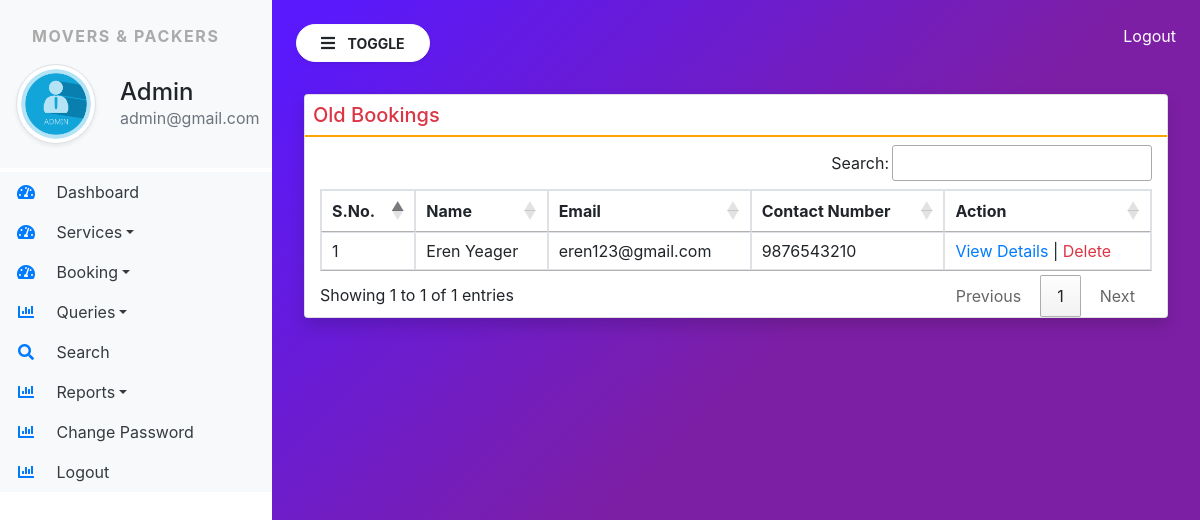
/old_booking/ (signed in), run on an earlier commit of the app's database.
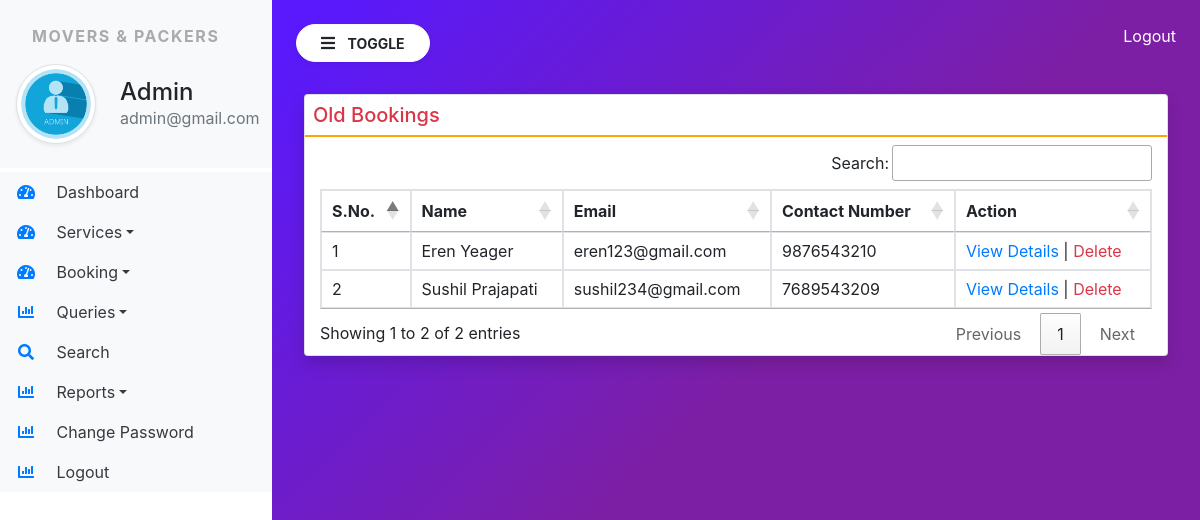
And on a later commit of the database.
### moverspackers/models.py (models this page shows, shortened)
class SiteUser(models.Model):
    name = models.CharField(max_length=100, null=True)
    email = models.CharField(max_length=100, null=True)
    mobile = models.CharField(max_length=15, null=True)
    location = models.CharField(max_length=200, null=True)
    shiftingloc = models.CharField(max_length=200, null=True)
    shiftingdate = models.DateField(null=True)
    briefitems = models.CharField(max_length=100, null=True)
    items = models.CharField(max_length=5000, null=True)
    requestdate = models.DateField(null=True)
    remark = models.CharField(max_length=500, null=True)
    status = models.CharField(max_length=30, null= True)
    updationdate = models.DateField(null=True)

### moverspackers/views.py (the view)
# urls.py: path('old_booking/', old_booking, name="old_booking"),
def old_booking(request):
    if not request.user.is_authenticated:
        return redirect('admin_login')
    booking = SiteUser.objects.filter(status="1")
    return render(request, 'old_booking.html',locals())

### moverspackers/templates/old_booking.html (shortened to what this page needs)
{% extends 'admin_base.html' %}
{% block main %}
<div class="card shadow m-2">
    <div clsss="card-body">
        <h5 class="p-2 text-danger" style="border-bottom : 2px solid orange">Old Bookings</h5>
        <div class="container-fluid">
            <table class="table table-bordered" id="example">
                <thead>
                    <tr>
                        <th>S.No.</th>
                        <th>Name</th>
                        <th>Email</th>
                        <th>Contact Number</th>
                        <th>Action</th>
                    </tr>
                </thead>
                <tbody>
                   {% for i in booking %}
                   <tr>
                       <td>{{forloop.counter}}</td>
                       <td>{{i.name}}</td>
                       <td>{{i.email}}</td>
                       <td>{{i.mobile}}</td>
                       <td><a href="{% url 'view_bookingdetail' i.id%}"  style="width:80px">View Details</a>
                       | <a href="{% url 'delete_booking' i.id%}"  class="text-danger" onclick="return confirm('Are you Sure?')">Delete</a>
                    </td>
                   </tr>
                   {% endfor %}
                </tbody>
            </table>
        </div>
    </div>
{% endblock %}

### moverspackers/templates/admin_base.html (shortened to what this page needs)
{% load static %}
<html>
    <head>
        <link rel="stylesheet" href="https://cdn.jsdelivr.net/npm/bootstrap@4.6.1/dist/css/bootstrap.min.css">
        <link rel= "stylesheet" href="{% static 'css/sidebar.css' %}">
        <link rel="stylesheet" href="https://use.fontawesome.com/releases/v5.7.0/css/all.css">
        <link rel="stylesheet" href="https://cdn.datatables.net/1.12.0/css/jquery.dataTables.min.css">
        <link rel="stylesheet" href="https://cdn.datatables.net/buttons/2.2.3/css/buttons.dataTables.min.css">
    </head>
    <body>
        <div class="bg-white vertical-nav" id="sidebar">
            <div class="py-4 px-3 bg-light mb-1">
                <p class="font-weight-bold text-uppercase px-3 sidebar-title">Movers & Packers</p>
                <div class="media d-flex align-items-center">
                    <img src="{% static 'images/admin.png' %}" width="80" height="80" class="mr-4 rounded-circle img-thumbnail shadow-sm">
                    <div class="media-body">
                        <h4 class="mb-0">Admin</h4>
                        <p class="text-muted mb-0">{{request.user.email}}</p>
                    </div>
                </div>
            </div>
            <ul class="nav flex-column bg-white">
                <li class="nav-item">
                    <a href="{% url 'admin_home' %}" class="nav-link text-dark bg-light">
                        <i class="fas fa-tachometer-alt fa-fw mr-3 text-primary"></i>
                        Dashboard
                    </a>
                </li>
                <li class="nav-item dropdown">
                    <a href="#" class="nav-link dropdown-toggle text-dark bg-light" id="navbardrop" data-toggle="dropdown">
                        <i class="fas fa-tachometer-alt fa-fw mr-3 text-primary"></i>
                        Services</a>
                </li>
                <li class="nav-item dropdown">
                    <a href="#" class="nav-link dropdown-toggle text-dark bg-light" id="navbardrop" data-toggle="dropdown">
                        <i class="fas fa-tachometer-alt fa-fw mr-3 text-primary"></i>
                        Booking</a>
                </li>
                <li class="nav-item dropdown">
                    <a href="#" class="nav-link dropdown-toggle text-dark bg-light" id="navbardrop" data-toggle="dropdown">
                        <i class="fas fa-chart-bar fa-fw mr-3 text-primary"></i>
                        Queries</a>
                </li>
                <li class="nav-item">
                    <a href="{% url 'search' %}" class="nav-link text-dark bg-light">
                        <i class="fas fa-search fa-fw mr-3 text-primary"></i>
                        Search
                    </a>
                </li>
                <li class="nav-item dropdown">
                    <a href="#" class="nav-link dropdown-toggle text-dark bg-light" id="navbardrop" data-toggle="dropdown">
                        <i class="fas fa-chart-bar fa-fw mr-3 text-primary"></i>
                        Reports</a>
                </li>
                <li class="nav-item">
                    <a href="{% url 'change_password' %}" class="nav-link text-dark bg-light">
                        <i class="fas fa-chart-bar fa-fw mr-3 text-primary"></i>
                        Change Password
                    </a>
                </li>
                <li class="nav-item">
                    <a href="{% url 'logout' %}" class="nav-link text-dark bg-light">
                        <i class="fas fa-chart-bar fa-fw mr-3 text-primary"></i>
                        Logout
                    </a>
                </li>
            </ul>
        </div>
        <div class="page-content p-4" id="content">
            <a href="{% url 'logout' %}" title="logout" class="text-white float-right">Logout</a>
            <button id="sidebarCollapse" type="button" class="btn btn-light bg-white rounded-pill shadow-sm px-4 mb-4">
                <i class="fas fa-bars mr-2"></i>
                <small class="text-uppercase font-weight-bold">Toggle</small>
            </button>
            {% block main %}
            {% endblock %}
    </body>
</html>

### moverspackers/static/css/sidebar.css (style rules this page uses)
.sidebar-title { letter-spacing: 0.1em; color: #aaa; }
body { background-image: linear-gradient(135.9deg,rgba(89,25,252,1) 16.4%,rgba(125,31,165,1) 56.1%); max-height: 100vh; }
.vertical-nav { min-width: 17rem; width: 17rem; height: 100vh; position: fixed; top: 0; left: 0; transition:all 0.4s }
.page-content { width: calc(100%-17rem); margin-left: 17rem; transition:all 0.4s }

What changed in the data, as far as the page shows it:
added SiteUser: name "Sushil Prajapati", email "sushil234@gmail.com", mobile "7689543209"
Also different on the page:
text written by a page script: "Search: Showing 1 to 1 of 1 entries Previous 1 Next" → "Search: Showing 1 to 2 of 2 entries Previous 1 Next"
